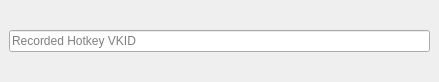
<?xml version="1.0" encoding="UTF-8"?>
<ui version="4.0">
 <class>MainWindow</class>
 <widget class="QMainWindow" name="MainWindow">
  <property name="geometry">
   <rect>
    <x>0</x>
    <y>0</y>
    <width>439</width>
    <height>82</height>
   </rect>
  </property>
  <property name="windowTitle">
   <string>Qt Hotkey Recorder Widget Implementation</string>
  </property>
  <widget class="QWidget" name="centralwidget">
   <layout class="QGridLayout" name="gridLayout">
    <item row="0" column="0">
     <layout class="QVBoxLayout" name="verticalLayoutHotkeyRecorder">
      <item>
       <layout class="QHBoxLayout" name="horizontalLayoutHotkeyRecorderRecordedHotkey">
        <item>
         <widget class="QLineEdit" name="lineEditRecordedHotkeyVkid">
          <property name="placeholderText">
           <string>Recorded Hotkey VKID</string>
          </property>
         </widget>
        </item>
       </layout>
      </item>
     </layout>
    </item>
   </layout>
  </widget>
 </widget>
 <resources/>
 <connections/>
</ui>
